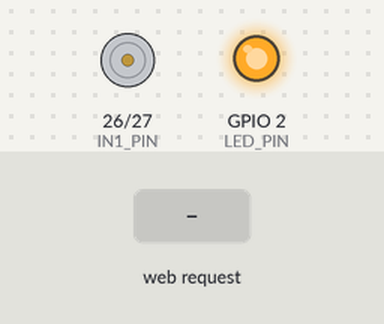
The sketch below on a simulated ESP32. On the bench: motor-driver pin pairs drawn as motors (green arrow = first pin HIGH = forward, orange = second pin HIGH = backward, longer = more drive, scaled by the enable pin), output pins drawn as LEDs (lit = HIGH). Inputs (shaded band) come from the test bench. What the sketch prints to the serial monitor is not drawn.

Above: at 1.3 s.
1.4 s: HTTP request GET /update?power=1 received
At 2.4 s:
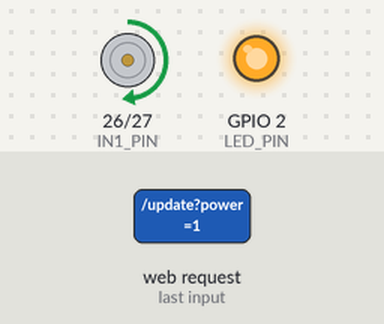
2.9 s: HTTP request GET /update?dir=0 received
At 3.6 s:
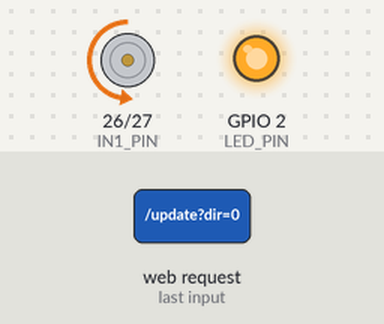
4.4 s: HTTP request GET /update?speed=1 received
At 4.7 s:
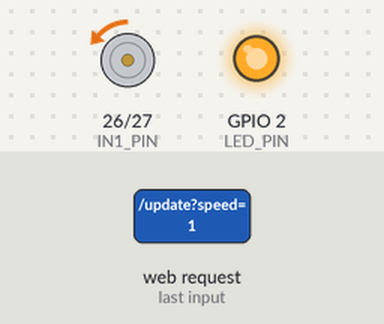
5.9 s: HTTP request GET /update?dir=1 received
At 7.1 s:
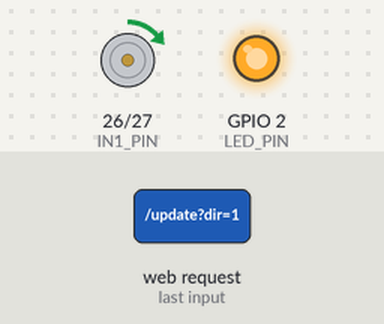
7.4 s: HTTP request GET /update?speed=0 received
At 8.2 s:
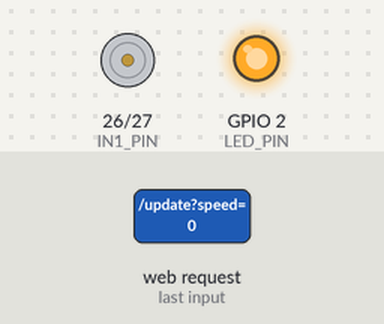
8.9 s: HTTP request GET /update?power=1&dir=1&speed=1 received
At 9.3 s:
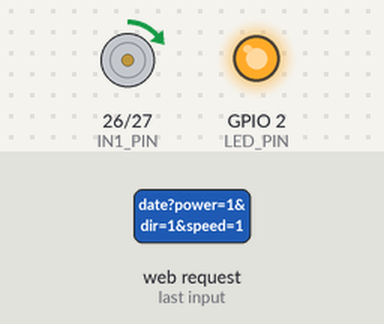
Timing chart, 0 to 11.4 s (numbered marks = the images above; inputs shaded):
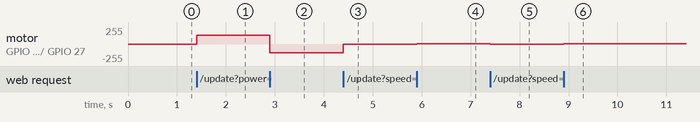

The sketch:

compactadora.ino
```cpp
#include <WiFi.h>
#include <WebServer.h>

// ==========================================
// 1. CONFIGURACIÓN DEL NUEVO WIFI (TÚ LO CREAS)
// ==========================================
const char* ssid = "Motor_ESP32";     // Nombre de la red que creará el ESP32
const char* password = "password123"; // Contraseña (mínimo 8 caracteres)

// ==========================================
// 2. DEFINICIÓN DE PINES (ESP32)
// ==========================================
#define LED_PIN 2   // El LED azul integrado
#define IN1_PIN 26  // Conectar a IN1 del L298N
#define IN2_PIN 27  // Conectar a IN2 del L298N
#define ENA_PIN 14  // Conectar a ENA del L298N

WebServer server(80);

// Variables de estado del motor
bool motorState = false;
bool motorDirection = true;
int motorSpeed = 128; // Rango para ESP32 es 0 - 255

// ==========================================
// 3. INTERFAZ GRÁFICA (HTML, CSS, JS)
// ==========================================
const char webpage[] PROGMEM = R"rawliteral(
<!DOCTYPE html>
<html lang="es">
<head>
  <meta charset="UTF-8">
  <meta name="viewport" content="width=device-width, initial-scale=1.0">
  <title>Dashboard ESP32 - Motor</title>
  <style>
    :root {
      --bg: #0f172a; --card-bg: #1e293b; --text: #f8fafc;
      --primary: #3b82f6; --danger: #ef4444;
    }
    body {
      font-family: 'Segoe UI', system-ui, sans-serif;
      background-color: var(--bg); color: var(--text);
      display: flex; justify-content: center; align-items: center;
      height: 100vh; margin: 0;
    }
    .dashboard {
      background-color: var(--card-bg); padding: 40px;
      border-radius: 20px; box-shadow: 0 20px 25px -5px rgba(0,0,0,0.5);
      text-align: center; width: 100%; max-width: 350px;
    }
    h2 { margin-top: 0; margin-bottom: 30px; letter-spacing: 1px; }
    button {
      width: 100%; padding: 15px; border: none; border-radius: 10px;
      font-size: 16px; font-weight: bold; color: white; cursor: pointer;
      margin-bottom: 15px; transition: 0.3s;
    }
    #powerBtn { background-color: var(--primary); }
    #powerBtn.active { background-color: var(--danger); }
    #dirBtn { background-color: #475569; }

    .slider-container { margin-top: 30px; text-align: left; }
    .slider-container label { display: flex; justify-content: space-between; font-weight: bold; margin-bottom: 15px;}

    input[type=range] { -webkit-appearance: none; width: 100%; background: transparent; }
    input[type=range]::-webkit-slider-thumb {
      -webkit-appearance: none; height: 24px; width: 24px;
      border-radius: 50%; background: var(--primary); cursor: pointer;
      margin-top: -8px; box-shadow: 0 0 10px rgba(59, 130, 246, 0.5);
    }
    input[type=range]::-webkit-slider-runnable-track {
      width: 100%; height: 8px; cursor: pointer; background: #334155; border-radius: 5px;
    }
  </style>
</head>
<body>
  <div class="dashboard">
    <h2>CONTROL DE MOTOR</h2>
    <button id="powerBtn" onclick="togglePower()">ENCENDER MOTOR</button>
    <button id="dirBtn" onclick="toggleDirection()">Sentido: ADELANTE</button>

    <div class="slider-container">
      <label>Velocidad (0-255): <span id="speedVal">128</span></label>
      <input type="range" id="speedRange" min="0" max="255" value="128"
             oninput="updateUI(this.value)" onchange="sendSpeed(this.value)">
    </div>
  </div>

  <script>
    let power = false;
    let direction = true;

    function togglePower() {
      power = !power;
      const btn = document.getElementById('powerBtn');
      btn.innerText = power ? "APAGAR MOTOR" : "ENCENDER MOTOR";
      btn.classList.toggle('active');
      sendCommand('power', power ? 1 : 0);
    }

    function toggleDirection() {
      direction = !direction;
      document.getElementById('dirBtn').innerText = direction ? "Sentido: ADELANTE" : "Sentido: ATRÁS";
      sendCommand('dir', direction ? 1 : 0);
    }

    function updateUI(val) { document.getElementById('speedVal').innerText = val; }
    function sendSpeed(val) { sendCommand('speed', val); }

    function sendCommand(param, value) {
      fetch(`/update?${param}=${value}`)
        .then(response => { if(!response.ok) console.error("Error en conexión"); });
    }
  </script>
</body>
</html>
)rawliteral";

// ==========================================
// 4. LÓGICA DEL SERVIDOR Y HARDWARE
// ==========================================

void handleRoot() {
  server.send(200, "text/html", webpage);
}

void applyMotorState() {
  if (!motorState) {
    digitalWrite(IN1_PIN, LOW);
    digitalWrite(IN2_PIN, LOW);
    analogWrite(ENA_PIN, 0);
    return;
  }

  analogWrite(ENA_PIN, motorSpeed);

  if (motorDirection) {
    digitalWrite(IN1_PIN, HIGH);
    digitalWrite(IN2_PIN, LOW);
  } else {
    digitalWrite(IN1_PIN, LOW);
    digitalWrite(IN2_PIN, HIGH);
  }
}

void handleUpdate() {
  if (server.hasArg("power")) { motorState = server.arg("power").toInt(); }
  if (server.hasArg("dir")) { motorDirection = server.arg("dir").toInt(); }
  if (server.hasArg("speed")) { motorSpeed = server.arg("speed").toInt(); }

  applyMotorState();
  server.send(200, "text/plain", "OK");
}

void setup() {
  Serial.begin(115200);

  // Configuración de pines
  pinMode(LED_PIN, OUTPUT);
  pinMode(IN1_PIN, OUTPUT);
  pinMode(IN2_PIN, OUTPUT);
  pinMode(ENA_PIN, OUTPUT);

  digitalWrite(LED_PIN, LOW);
  applyMotorState();

  // === INICIAR MODO ACCESS POINT (VERSIÓN REFORZADA) ===
  Serial.println("\nConfigurando Punto de Acceso (AP)...");

  // 1. Borramos cualquier configuración vieja que se haya quedado pegada
  WiFi.disconnect(true);
  WiFi.softAPdisconnect(true);
  delay(100);

  // 2. Le ordenamos explícitamente ser SOLO un emisor de WiFi
  WiFi.mode(WIFI_AP);

  // 3. Levantamos la red (recuerda: password de 8 caracteres mínimo)
  WiFi.softAP(ssid, password);

  IPAddress IP = WiFi.softAPIP();
  digitalWrite(LED_PIN, HIGH);

  Serial.print("Red creada: ");
  Serial.println(ssid);
  Serial.print("Dirección IP para entrar: http://");
  Serial.println(IP);

  server.on("/", handleRoot);
  server.on("/update", handleUpdate);
  server.begin();
}

void loop() {
  server.handleClient();
}
```

Measured:
- after the input at 1.4 s, motor on GPIO 26 (IN1_PIN) / GPIO 27 (IN2_PIN): stopped → forward 128/255 at once
- after the input at 2.9 s, motor on GPIO 26 (IN1_PIN) / GPIO 27 (IN2_PIN): forward 128/255 → backward 128/255 at once
- after the input at 4.4 s, motor on GPIO 26 (IN1_PIN) / GPIO 27 (IN2_PIN): backward 128/255 → backward 1/255 at once
- after the input at 5.9 s, motor on GPIO 26 (IN1_PIN) / GPIO 27 (IN2_PIN): backward 1/255 → forward 1/255 at once
- after the input at 7.4 s, motor on GPIO 26 (IN1_PIN) / GPIO 27 (IN2_PIN): forward 1/255 → stopped at once
- after the input at 8.9 s, motor on GPIO 26 (IN1_PIN) / GPIO 27 (IN2_PIN): stopped → forward 1/255 at once
